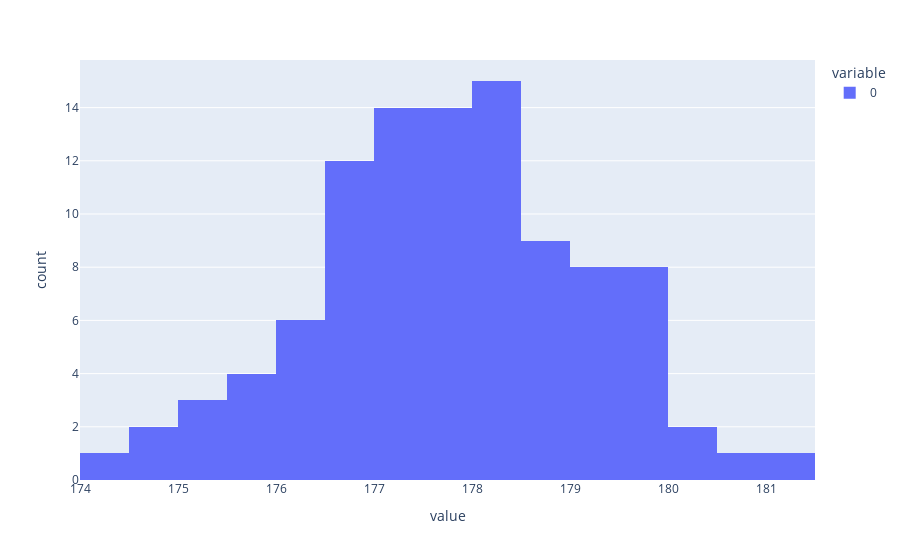

This figure's notebook cell:
### Markdown cell above
Let's now plot the sampling distribution

### Code cell
print(f"The mean of the sampling distribution is {np.mean(heights_samples)}")
px.histogram(heights_samples)

### Figure 1 — Plotly figure (JSON) as saved in the notebook; plotly's stock layout.template omitted (floating-point values rounded to 4 significant figures)
{"data": [{"alignmentgroup": "True", "bingroup": "x", "hovertemplate": "variable=0<br>value=%{x}<br>count=%{y}<extra></extra>", "legendgroup": "0", "marker": {"color": "#636efa", "pattern": {"shape": ""}}, "name": "0", "offsetgroup": "0", "orientation": "v", "showlegend": true, "type": "histogram", "x": [178.1, 176.7, 179.7, 178.1, 174.7, 178.6, 178.6, 175.5, 177.6, 178.0, 177.0, 177.5, 176.5, 175.4, 180.0, 179.0, 177.7, 177.4, 176.1, 177.7, 176.4, 179.9, 178.2, 177.9, 178.2, 179.6, 177.9, 179.1, 179.5, 175.4, 177.5, 177.5, 177.6, 177.5, 178.8, 178.1, 176.8, 177.5, 179.1, 178.5, 179.4, 178.1, 176.4, 177.5, 178.7, 178.4, 176.9, 177.9, 178.0, 180.5, 176.8, 176.8, 178.8, 176.1, 176.1, 179.1, 175.9, 179.5, 177.4, 176.8, 177.0, 175.0, 175.9, 178.6, 181.2, 179.3, 176.4, 177.2, 178.0, 177.0, 179.5, 178.1, 180.5, 177.9, 179.7, 178.1, 177.4, 177.3, 178.2, 178.5, 176.9, 175.7, 179.6, 180.4, 179.0, 177.3, 176.7, 177.7, 178.2, 175.5, 174.5, 179.4, 177.3, 177.0, 177.6, 177.1, 178.6, 177.3, 177.7, 177.4], "xaxis": "x", "yaxis": "y"}], "layout": {"barmode": "relative", "legend": {"title": {"text": "variable"}, "tracegroupgap": 0}, "margin": {"t": 60}, "xaxis": {"anchor": "y", "domain": [0, 1], "title": {"text": "value"}}, "yaxis": {"anchor": "x", "domain": [0, 1], "title": {"text": "count"}}}}
